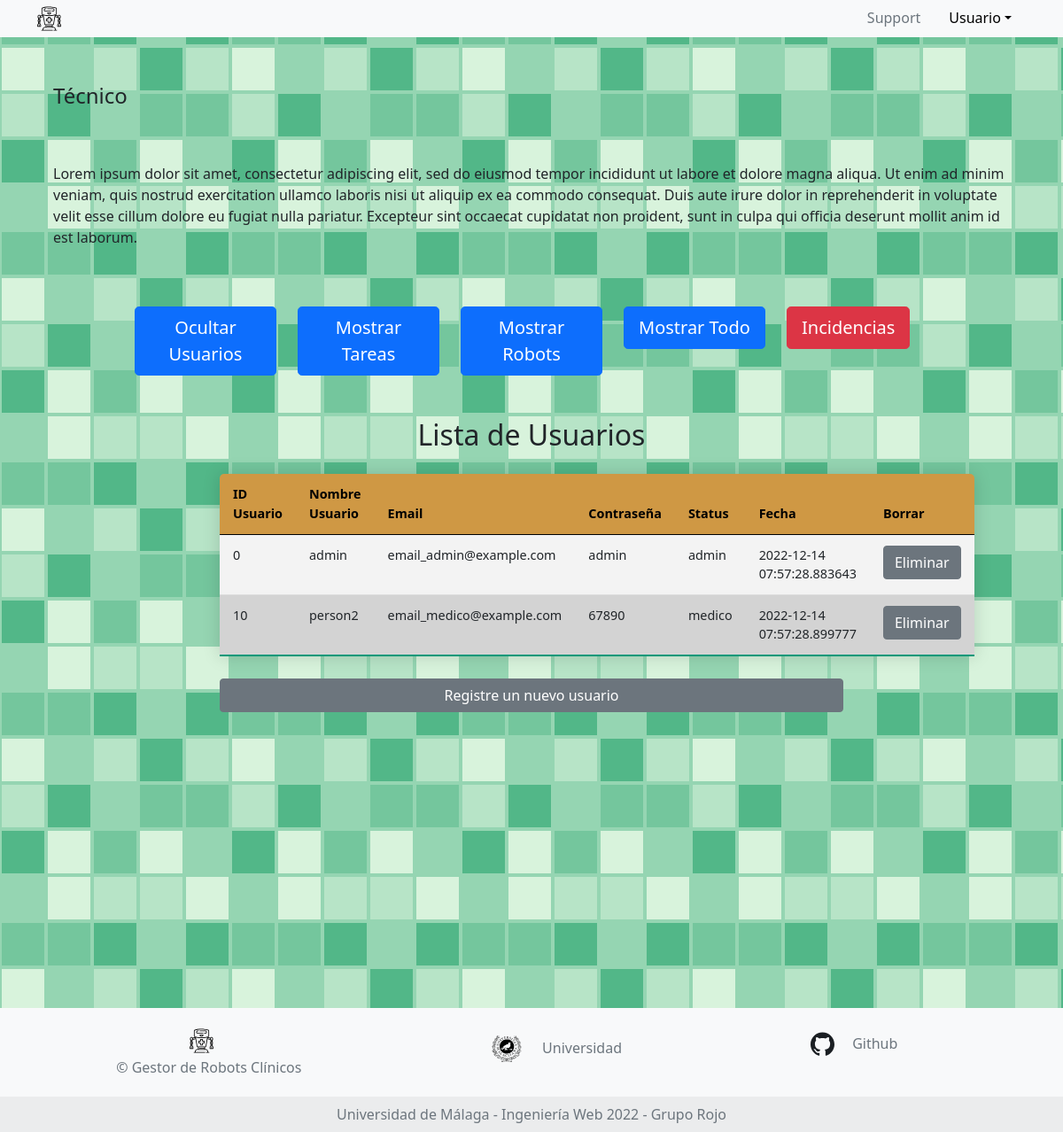
/admin, run on an earlier commit of the app's database.
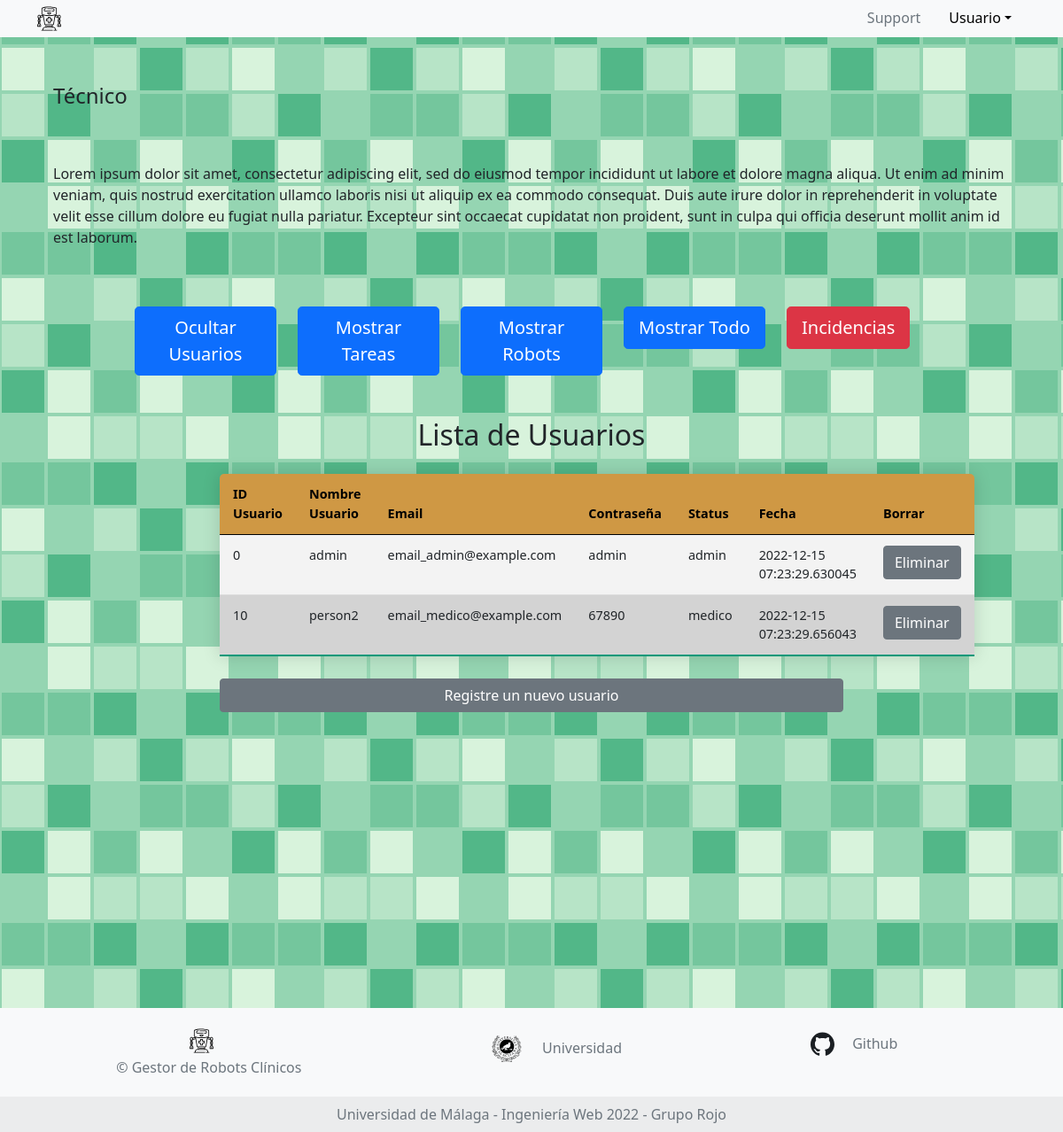
And on a later commit of the database.
### app.py (models this page shows, shortened)
class Users(db.Model):
    __tablename__ = 'Users'
    id = db.Column(db.String(10), primary_key=True)
    name = db.Column(db.String(150), nullable=False)
    email = db.Column(db.String(120), nullable=False, unique=True)
    password = db.Column(db.String(20), nullable=False)
    status = db.Column(db.String(20), nullable=False)
    date = db.Column(db.DateTime, default=datetime.utcnow)

### app.py (the view)
@app.route("/admin")
def admin():
    usuarios_db = db.session.query(Users).all()
    tareas_db = db.session.query(Tareas).all()
    robots_db = db.session.query(Robots).all()
    return render_template('template_tecnico.jinja', usuarios = usuarios_db, tareas = tareas_db, robots = robots_db)

### templates/template_tecnico.jinja (shortened to what this page needs)
{% extends 'base.jinja' %}
{% block content %}
<body class="bg">
  <div class="main-container row p-5 mx-0 justify-content-center align-self-center">
    <legend>Técnico</legend>
          <p class="padd">
                    Lorem ipsum dolor sit amet, consectetur adipiscing elit, sed do eiusmod tempor incididunt ut
                    labore et dolore magna aliqua. Ut enim ad minim veniam, quis nostrud exercitation ullamco laboris
                    nisi ut aliquip ex ea commodo consequat. Duis aute irure dolor in reprehenderit in voluptate velit esse
                    cillum dolore eu fugiat nulla pariatur. Excepteur sint occaecat cupidatat non proident, sunt in culpa qui
                    officia deserunt mollit anim id est laborum.
                </p>
    <div class="col col-lg-2">
        <button type="button" class="btn btn-primary btn-lg" id="show-user-div">Ocultar Usuarios</button>
    </div>
    <div class="col col-lg-2">
        <button type="button" class="btn btn-primary btn-lg" id="show-task-div">Mostrar Tareas</button>
    </div>
    <div class="col col-lg-2">
        <button type="button" class="btn btn-primary btn-lg" id="show-robot-div">Mostrar Robots</button>
    </div>
    <div class="col col-lg-2">
        <button type="button" class="btn btn-primary btn-lg" id="show-everything">Mostrar Todo</button>
    </div>
    <div class="col col-lg-2">
              <button type="button" class="btn btn-danger btn-lg" data-toggle="modal" data-target="#exampleModal">
                Incidencias
              </button>
    </div>
    <fieldset class="text-black col-md-8 px-3 bot">
      <form method="GET" class="mt-5 row justify-content-center">
        <div class = "row" id = user-div name="user-div">
          <table class="table table-hover table-sortable">
            <h2 class = "text-center">Lista de Usuarios</h2>
            <thead>
              <tr>
                <th scope="col"> ID Usuario </th>
                <th scope="col"> Nombre Usuario</th>
                <th scope="col"> Email </th>
                <th scope="col"> Contraseña </th>
                <th scope="col"> Status </th>
                <th scope="col"> Fecha </th>
                <th scope="col"> Borrar </th>
              </tr>
            </thead>
            <tbody>
              {% for user in usuarios %}
                <tr>
                  <td>{{user.id}}</td>
                  <td>{{user.name}}</td>
                  <td>{{user.email}}</td>
                  <td>{{user.password}}</td>
                  <td>{{user.status}}</td>
                  <td>{{user.date}}</td>
                    <td>
                     <a class="btn btn-secondary" href="/deleteUsuario/{{user.id}}">Eliminar</a>
                    </td>
                </tr>
              {% endfor %}
            </tbody>
          </table>
        <a class="btn btn-secondary" href="/admin/formularioUsuarios">Registre un nuevo usuario</a>
        </div>
      </form>
  </fieldset>
  </div>
  <div class="bot"></div>
{% endblock %}

### templates/base.jinja (shortened to what this page needs)
<!doctype html>
<html>
    <head>
        <link href="https://cdn.jsdelivr.net/npm/bootstrap@5.0.2/dist/css/bootstrap.min.css" rel="stylesheet"
 />
        <link rel="stylesheet" type="text/css" href="../static/css/style.css" />
    </head>
<body class="bg">
    <header>
        <nav class="nav nav-pills bg-light">
            <div class="container">
                <div class="row justify-content-start">
                    <div class="col">
                        <ul class="nav justify-content-right">
                            <li><a class="navbar-brand"><img src="../static/images/robot_icon.svg" alt="Bootstrap" width="27"
                                        height="42"></a></li>
                        </ul>
                    </div>
                    <div class="col">
                        <ul class="nav justify-content-end">
                            <li><a href="#" class="nav-link disabled" tabindex="-1" aria-disabled="true">Support</a>
                            </li>
                            <li class="nav-item dropdown">
                                <a class="nav-link dropdown-toggle my_black" data-bs-toggle="dropdown" href="#" role="button"
                                    aria-expanded="false">Usuario</a>
                            </li>
                        </ul>
                    </div>
                </div>
            </div>
        </nav>
        {% block content %} {% endblock %}
    </header>
    <footer class="text-center text-lg-start bg-light text-muted fixed">
        <section class="" style="height: 100px">
            <div class="container text-center text-md-start mt-0.1 align-items-center" style="height: 100%">
                <div class="row mt-3 align-items-center" style="height: 100%">
                    <div class="col-md-3 col-lg-4 col-xl-3 mx-auto mb-4 align-items-center" style="height: 100%">
                        <div class="text-center p-3"><a class="navbar-brand" href="#"><img src="../static/images/robot_icon.svg"
                                    alt="Bootstrap" width="27" height="42"></a>
                            <h6 class="display-9">© Gestor de Robots Clínicos</h6>
                        </div>
                    </div>
                    <div class="col-md-2 col-lg-2 col-xl-2 mx-auto mb-4 align-items-center" style="height: 100%">
                        <div class="text-center p-3 align-items-center" style="height: 100%; width: 220px"><a class="navbar-brand" href="https://www.uma.es/"><img src="../static/images/UMA.svg" alt="Bootstrap"
                                    width="40" height="60"></a> Universidad
                        </div>
                    </div>
                    <div class="col-md-4 col-lg-3 col-xl-3 mx-auto mb-4 align-items-center" style="height: 100%">
                        <p class="text-center p-4 align-items-center">
                            <a class="navbar-brand" href="https://github.com/jesusaldanamartin/web_engineering">
                            <img src="../static/images/GitHub-Mark.svg" alt="Bootstrap" width="27"
                            height="30"></a> Github
                        </p>
                    </div>
                </div>
            </div>
        </section>
        <div class="text-center p-2" style="background-color: rgba(0, 0, 0, 0.05); height: 40px">
            Universidad de Málaga - Ingeniería Web 2022 - Grupo Rojo
        </div>
    </footer>
</body>
</html>

### static/css/style.css (style rules this page uses)
.btn { max-width: 100%; }
.my_black { color: rgb(0, 0, 0); }
.padd { padding-bottom: 50px; padding-top: 50px; }
#user-div { display: block; }
.table { border-color: white; border-radius: 5px 5px 0 0; overflow: hidden; border-collapse: collapse; margin: 25px 0; font-size: 0.9em; min-width: 400px; box-shadow: 0 0 20px rgba(0, 0, 0, 0.15); }
.table thead tr { background-color: #cf9844; color: #000000; text-align: left; font-weight: bold; }
.table th, .table td { padding: 12px 15px; }
.table tbody tr { border-bottom: 1px solid #dddddd; }
.table tbody tr:nth-last-of-type(even) { background-color: #f3f3f3; }
.table tbody tr:nth-last-of-type(odd) { background-color: #d3d3d3; }
.table tbody tr:last-of-type { border-bottom: 2px solid #009879; }
.table-sortable th { cursor: pointer; }
.bot { padding-bottom: 2.3cm; }

What changed in the data, as far as the page shows it:
changed Users "admin": date "2022-12-14 07:57:28.883643" → "2022-12-15 07:23:29.630045"
changed Users "person2": date "2022-12-14 07:57:28.899777" → "2022-12-15 07:23:29.656043"
